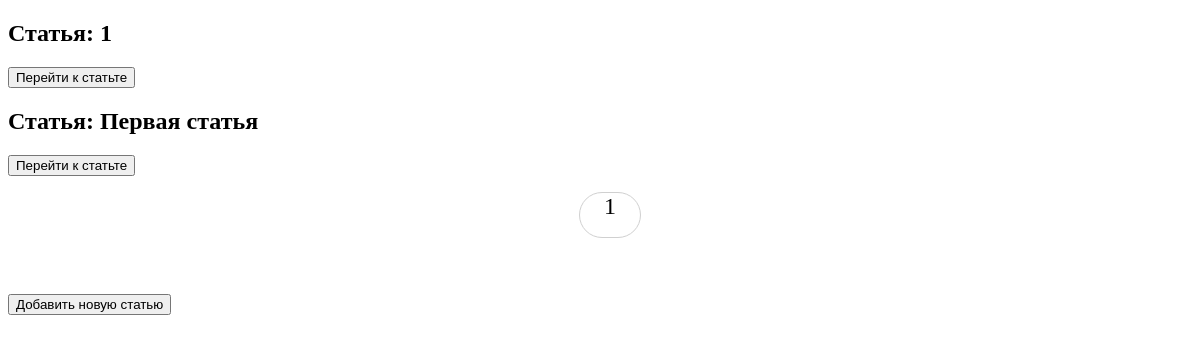
The app's page /, older data.
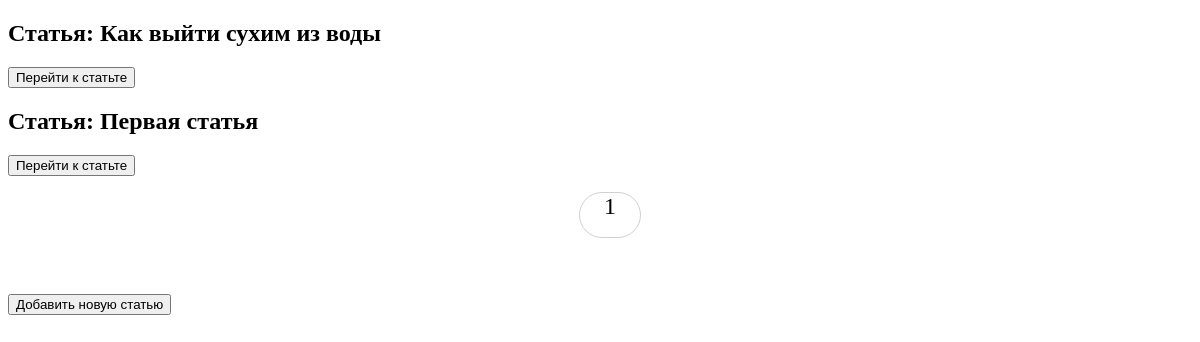
The same page, newer data.
### articles/models.py (models this page shows, shortened)
class Article(models.Model):
    title = models.CharField('Название статьи', max_length= 100)
    text = models.TextField('Текст статьи')
    pub_date = models.DateTimeField('Дата публикации')
    class Meta:
        verbose_name = 'Статья'
        verbose_name_plural = 'Статьи'

### articles/views.py (the view)
# urls.py: path('', views.index, name = 'home'),
def index(request):        #Выводиь все статьи
    latest_articles_list = Article.objects.order_by('-pub_date')
    paginator = Paginator(latest_articles_list, 5)   # в одной странице 5 статьей
    page_number = request.GET.get('page')  # при нажатии на кнопку выбора страниц, гет запросов получаем обратно, для начала будет 1
    post = paginator.get_page(page_number)
    return render(request, 'list.html', {'latest_articles_list' : post})

### articles/templates/list.html (shortened to what this page needs)
{% extends 'base.html' %}
{% block content%}
    {% if latest_articles_list %}
        {% for a in latest_articles_list %}
            <h2>Статья: {{a.title}}</h2>
            <a href="{% url 'articles:detail' a.id %}"><button type="button">Перейти к статьте</button> </a>
            <br>
        {% endfor %}
        <nav class='list-pages'>
            <ul>
                {% for p in latest_articles_list.paginator.page_range %}
                <li class='page-num'>
                    <a href="?page={{ p }}">{{ p }}</a>
                </li>
                {% endfor %}
            </ul>
        </nav>
    {% else %}
        Статьи не найдены
    {% endif %}
<br>
<br>
<a  class="new_article" href="{% url 'articles:add_article'  %}" > <button type="button"> Добавить новую статью</button></a>
{% endblock %}

### articles/templates/base.html (shortened to what this page needs)
<!DOCTYPE html>
<html lang="en">
<head>
    {% load static %}
    <link type="text/css" href="{% static 'articles/css/style.css' %}" rel="stylesheet" />
</head>
<body>
    {% block content %}{% endblock %}
</body>
</html>

### articles/static/articles/css/style.css (style rules this page uses)
.list-pages { text-align: center; margin: 0 0 20px 0; }
.list-pages ul li { display: inline-block; margin: 0 20px 0 0; }
.list-pages a { color: #000; font-size: 24px; text-decoration: none; }
.list-pages .page-num, .page-num-selected { display: inline-block; width: 60px; height: 44px; padding: 0 0 0 0; border: 1px solid #d0d0d0; border-radius: 30px; }

Row changes from the older to the newer data that the page shows:
removed Article: title "1"
added Article: title "Как выйти сухим из воды"
